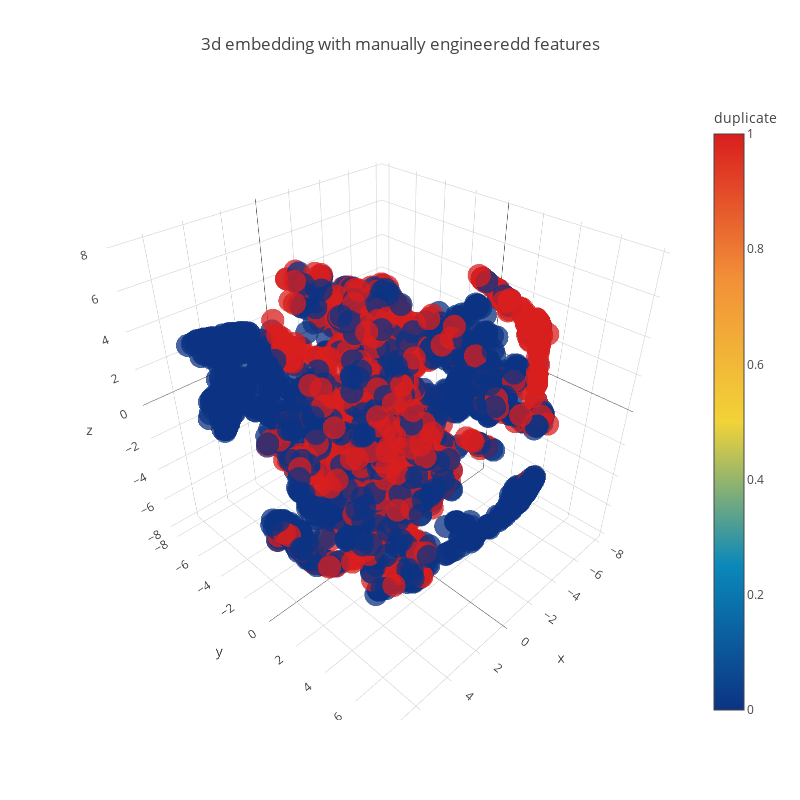

Notebook cell for this chart:
### Code cell
trace1 = go.Scatter3d(
    x=tsne[:,0],
    y=tsne[:,1],
    z=tsne[:,2],
    mode='markers',
    marker=dict(
        sizemode='diameter',
        color = dfs['is_duplicate'].values,
        colorscale = 'Portland',
        colorbar = dict(title = 'duplicate'),
        line=dict(color='rgb(255, 255, 255)'),
        opacity=0.75
    )
)

data=[trace1]
layout=dict(height=800, width=800, title='3d embedding with manually engineeredd features')
fig=dict(data=data, layout=layout)
py.iplot(fig, filename='3DBubble')

### Figure 1 — Plotly figure (JSON) as saved in the notebook; plotly's stock layout.template omitted (floating-point values rounded to 4 significant figures; data arrays with more than 128 entries replaced by an {"elided": "..."} marker saying what was removed)
{"data": [{"marker": {"color": {"elided": "4000 int values"}, "colorbar": {"title": "duplicate"}, "colorscale": "Portland", "line": {"color": "rgb(255, 255, 255)"}, "opacity": 0.75, "sizemode": "diameter"}, "mode": "markers", "type": "scatter3d", "x": {"elided": "3000 float values"}, "y": {"elided": "3000 float values"}, "z": {"elided": "3000 float values"}}], "layout": {"height": 800, "title": "3d embedding with manually engineeredd features", "width": 800}}
